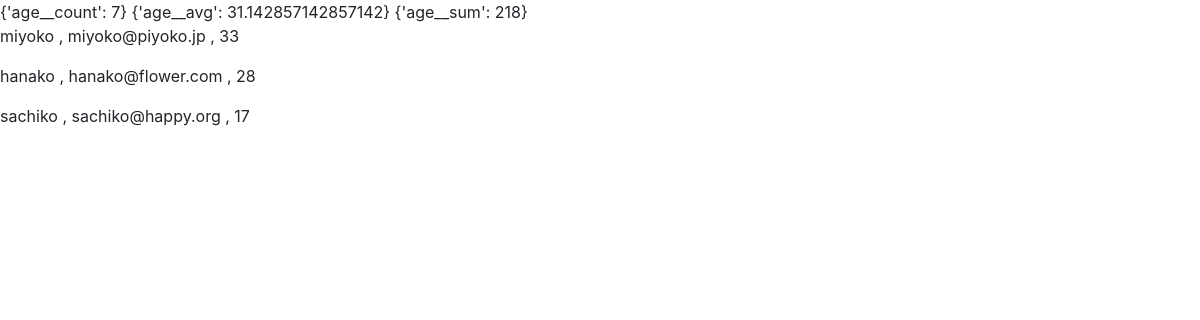
Screenshot of /hello/2 with the database file from the repository.
### hello/models.py (models this page shows)
class Friend( models.Model ):
    name = models.CharField(max_length=100,validators=[number_only])
    mail = models.EmailField(max_length=200)
    gender = models.BooleanField()
    age = models.IntegerField(validators=[MinValueValidator(0),MaxValueValidator(150)])
    birthday = models.DateField()

### hello/views.py (the view)
# urls.py: path('',views.index,name='index'),
def index(request , num=1 ):
    data = Friend.objects.all().order_by('age').reverse()
    re1 = Friend.objects.aggregate(Count('age'))
    re2 = Friend.objects.aggregate(Avg('age'))
    re3 = Friend.objects.aggregate(Sum('age'))
    page = Paginator( data , 3 )
    page_list = list(page.page_range) #[1,2,3]
    print(page_list)
    params = {
        'msg' : "{} {} {}".format(re1,re2,re3),
        'data':page.get_page( num ),
        'page_list':page_list,
    }
    return render( request, "hello/index.html" , params )

### hello/templates/hello/index.html (shortened to what this page needs)
{% load static %}
<!DOCTYPE html>
<html>
    <head>
        <link rel="stylesheet"
        href="https://stackpath.bootstrapcdn.com/bootstrap/4.3.1/css/bootstrap.min.css"
>
    </head>
    <body>
        {{msg}}
        {% for item in data %}
            <p>{{item.name}} , {{item.mail}} , {{ item.age }}</p>
        {% endfor %}
    </body>
</html>

### rows the page displays
Friend: name "miyoko", mail "miyoko@piyoko.jp", age "33"
Friend: name "hanako", mail "hanako@flower.com", age "28"
Friend: name "sachiko", mail "sachiko@happy.org", age "17"

### other values shown
{{ msg }} "{'age__count': 7} {'age__avg': 31.142857142857142} {'age__sum': 218}"
